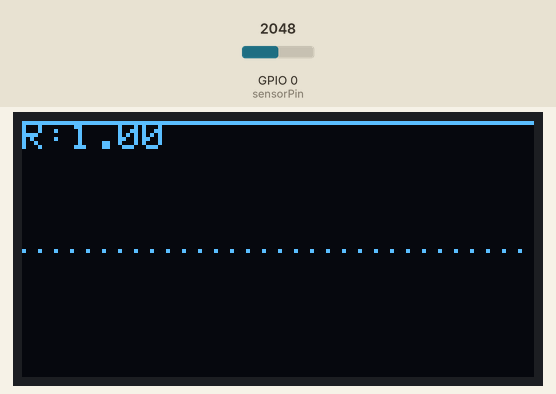
Simulated run of this sketch. Board: ESP32-C3. Shown: 128×64 one-colour display. The inputs (shaded band) are chosen by the test bench; at power-on: GPIO 0 (sensorPin) = 2048 (analog values on the 0–4095 scale). What the sketch prints to the serial monitor is not drawn.

Above: at 3.2 s.
3.3 s: GPIO 0 (sensorPin) set to 2544
At 3.4 s:
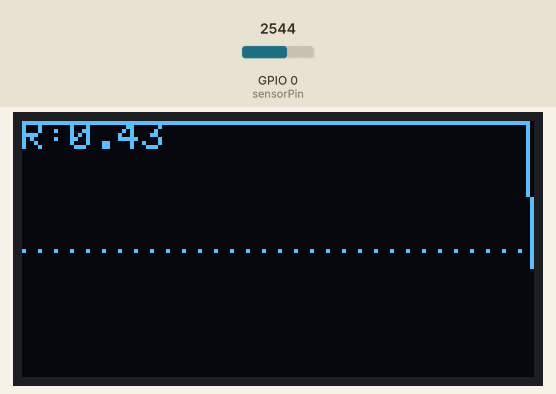
4.8 s: GPIO 0 (sensorPin) set to 2629
At 4.91 s:
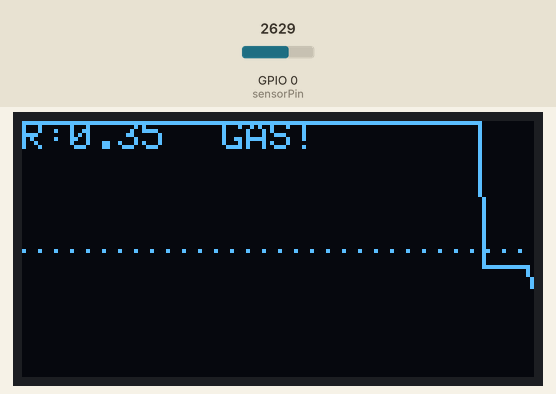
6.7 s: GPIO 0 (sensorPin) set to 2047
At 6.79 s:
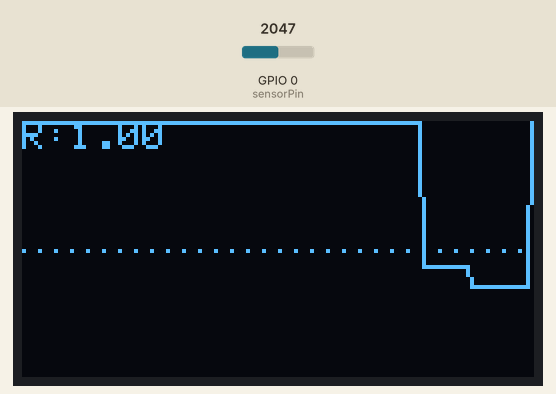

The sketch:

Senzori.ino
```cpp
#include <Wire.h>
#include <Adafruit_GFX.h>
#include <Adafruit_SSD1306.h>

// --- HARDWARE CONFIGURATION ---
#define SCREEN_WIDTH 128 // We use standard size to ensure compatibility
#define SCREEN_HEIGHT 64
#define OLED_RESET    -1
#define SDA_PIN       5  // ESP32-C3 SuperMini I2C Pins
#define SCL_PIN       6

// Initialize Display
Adafruit_SSD1306 display(SCREEN_WIDTH, SCREEN_HEIGHT, &Wire, OLED_RESET);

// --- SENSOR CONFIGURATION ---
const int sensorPin = 0;   // GPIO 0
const float RL = 10000.0;  // Load Resistor (10k)
float R0 = 10000.0;        // Default R0 (will be overwritten by calibration)
bool calibrated = false;

// --- GRAPHING VARIABLES ---
// We store the last 128 readings to create the scrolling line
float history[SCREEN_WIDTH];
int historyIndex = 0;

void setup() {
  Serial.begin(115200);

  // 1. Initialize OLED
  // Address 0x3C is standard for these modules
  if(!display.begin(SSD1306_SWITCHCAPVCC, 0x3C)) {
    Serial.println(F("SSD1306 allocation failed"));
    for(;;);
  }

  // Clear and prepare screen
  display.clearDisplay();
  display.setTextSize(1);
  display.setTextColor(SSD1306_WHITE);
  display.setCursor(0,0);
  display.println("Warming Up...");
  display.display();

  // 2. Initialize Sensor
  analogReadResolution(12); // 0-4095

  // Fill history with "Clean Air" (1.0) values initially
  for(int i=0; i<SCREEN_WIDTH; i++) {
    history[i] = 1.0;
  }

  // 3. Quick Calibration (Blocking)
  Serial.println("Calibrating...");
  float totalVoltage = 0;
  // Take 20 quick readings
  for(int i=0; i<20; i++) {
    int raw = analogRead(sensorPin);
    float pinVolts = raw * (3.3 / 4095.0);
    totalVoltage += (pinVolts * 2.0); // x2 for voltage divider
    delay(100);
  }
  float avgVoltage = totalVoltage / 20.0;
  if(avgVoltage < 0.1) avgVoltage = 0.1;

  // Calculate R0
  R0 = (5.0 * RL / avgVoltage) - RL;
  calibrated = true;

  display.clearDisplay();
}

void loop() {
  if (!calibrated) return;

  // --- READ SENSOR ---
  int raw = analogRead(sensorPin);
  float pinVoltage = raw * (3.3 / 4095.0);
  float sensorVoltage = pinVoltage * 2.0; // Compensate for divider
  if(sensorVoltage < 0.01) sensorVoltage = 0.01;

  float Rs = (5.0 * RL / sensorVoltage) - RL;
  float ratio = Rs / R0;

  // --- UPDATE HISTORY ARRAY (Shift Left) ---
  // Move every point one step to the left
  for (int i = 0; i < SCREEN_WIDTH - 1; i++) {
    history[i] = history[i+1];
  }
  // Add new reading at the end (Right side)
  history[SCREEN_WIDTH - 1] = ratio;

  // --- DRAW THE GRAPH ---
  display.clearDisplay();

  // 1. Draw Reference Lines
  // Top (Ratio 1.0 - Clean) is Y=0
  // Middle (Ratio 0.5 - Warning) is Y=32
  // Bottom (Ratio 0.0 - Danger) is Y=64

  // Dotted Line for "Warning Level" (0.5 Ratio)
  for(int i=0; i<SCREEN_WIDTH; i+=4) {
    display.drawPixel(i, SCREEN_HEIGHT/2, SSD1306_WHITE);
  }

  // 2. Plot the Heartbeat Line
  for (int i = 0; i < SCREEN_WIDTH - 1; i++) {
    // Map Ratio (0.0 to 1.5) to Screen Y (Height to 0)
    // We clamp the ratio to keep the line on screen
    float val1 = history[i];
    float val2 = history[i+1];

    // Constrain values for display purposes (so it doesn't wrap around)
    if(val1 > 1.2) val1 = 1.2;
    if(val2 > 1.2) val2 = 1.2;

    // Math: Y = Height - (Ratio * Height)
    // If Ratio is 1.0, Y = 0 (Top)
    // If Ratio is 0.5, Y = 32 (Middle)
    int y1 = SCREEN_HEIGHT - (val1 * SCREEN_HEIGHT);
    int y2 = SCREEN_HEIGHT - (val2 * SCREEN_HEIGHT);

    display.drawLine(i, y1, i+1, y2, SSD1306_WHITE);
  }

  // 3. Display numerical value in corner (Optional)
  display.setCursor(0, 0);
  display.print("R:");
  display.println(ratio, 2);

  // If danger, flash a warning text
  if(ratio < 0.4) {
    display.setCursor(50, 0);
    display.print("GAS!");
  }

  display.display();

  // Faster update for smoother scrolling (100ms)
  delay(100);
}
```

Measured:
- the behaviour switches between 2572 and 2573 on GPIO 0 (sensorPin) (found by bisection; images 1 and 2)
- after the input at 3.3 s, the display: changes at once (image 1)
- after the input at 4.8 s, the display: changes after 0.05 s (image 2)
- after the input at 6.7 s, the display: changes at once (image 3)
